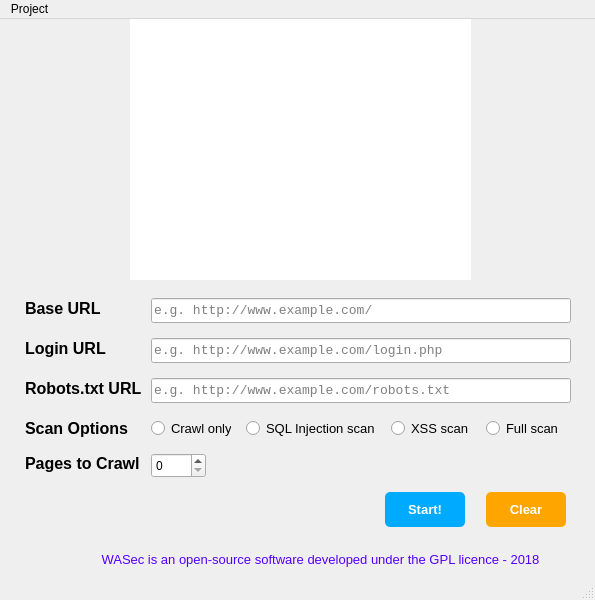
<?xml version="1.0" encoding="UTF-8"?>
<ui version="4.0">
 <class>MainWindow</class>
 <widget class="QMainWindow" name="MainWindow">
  <property name="geometry">
   <rect>
    <x>0</x>
    <y>0</y>
    <width>595</width>
    <height>600</height>
   </rect>
  </property>
  <property name="sizePolicy">
   <sizepolicy hsizetype="Fixed" vsizetype="Fixed">
    <horstretch>0</horstretch>
    <verstretch>0</verstretch>
   </sizepolicy>
  </property>
  <property name="minimumSize">
   <size>
    <width>595</width>
    <height>600</height>
   </size>
  </property>
  <property name="maximumSize">
   <size>
    <width>595</width>
    <height>600</height>
   </size>
  </property>
  <property name="windowTitle">
   <string>WASec - Misurata University</string>
  </property>
  <property name="windowIcon">
   <iconset>
    <normaloff>icon.png</normaloff>icon.png</iconset>
  </property>
  <property name="iconSize">
   <size>
    <width>60</width>
    <height>60</height>
   </size>
  </property>
  <property name="toolButtonStyle">
   <enum>Qt::ToolButtonIconOnly</enum>
  </property>
  <widget class="QWidget" name="centralwidget">
   <widget class="QGraphicsView" name="graphicsView">
    <property name="geometry">
     <rect>
      <x>130</x>
      <y>-30</y>
      <width>341</width>
      <height>291</height>
     </rect>
    </property>
    <property name="styleSheet">
     <string notr="true">background: url(:/image/logoWORDS.png);
background-repeat: no;
border: none;</string>
    </property>
    <property name="interactive">
     <bool>false</bool>
    </property>
    <property name="alignment">
     <set>Qt::AlignCenter</set>
    </property>
   </widget>
   <widget class="QWidget" name="formLayoutWidget">
    <property name="geometry">
     <rect>
      <x>-20</x>
      <y>220</y>
      <width>631</width>
      <height>297</height>
     </rect>
    </property>
    <layout class="QFormLayout" name="formLayout_3">
     <property name="formAlignment">
      <set>Qt::AlignCenter</set>
     </property>
     <property name="verticalSpacing">
      <number>15</number>
     </property>
     <item row="1" column="0">
      <widget class="QLabel" name="lblburl">
       <property name="minimumSize">
        <size>
         <width>100</width>
         <height>20</height>
        </size>
       </property>
       <property name="maximumSize">
        <size>
         <width>20</width>
         <height>20</height>
        </size>
       </property>
       <property name="font">
        <font>
         <family>Arial</family>
         <pointsize>12</pointsize>
         <weight>75</weight>
         <bold>true</bold>
        </font>
       </property>
       <property name="text">
        <string>Base URL</string>
       </property>
       <property name="textFormat">
        <enum>Qt::AutoText</enum>
       </property>
      </widget>
     </item>
     <item row="1" column="1">
      <widget class="QLineEdit" name="tbbaseURL">
       <property name="sizePolicy">
        <sizepolicy hsizetype="Fixed" vsizetype="Fixed">
         <horstretch>0</horstretch>
         <verstretch>0</verstretch>
        </sizepolicy>
       </property>
       <property name="minimumSize">
        <size>
         <width>420</width>
         <height>25</height>
        </size>
       </property>
       <property name="maximumSize">
        <size>
         <width>420</width>
         <height>25</height>
        </size>
       </property>
       <property name="font">
        <font>
         <family>Consolas</family>
         <pointsize>10</pointsize>
         <weight>50</weight>
         <bold>false</bold>
        </font>
       </property>
       <property name="mouseTracking">
        <bool>true</bool>
       </property>
       <property name="tabletTracking">
        <bool>true</bool>
       </property>
       <property name="toolTip">
        <string>Root website URL</string>
       </property>
       <property name="toolTipDuration">
        <number>1</number>
       </property>
       <property name="whatsThis">
        <string>Target website URL</string>
       </property>
       <property name="accessibleName">
        <string>tbBaseURL</string>
       </property>
       <property name="layoutDirection">
        <enum>Qt::LeftToRight</enum>
       </property>
       <property name="text">
        <string/>
       </property>
       <property name="alignment">
        <set>Qt::AlignLeading|Qt::AlignLeft|Qt::AlignVCenter</set>
       </property>
       <property name="placeholderText">
        <string>e.g. http://www.example.com/</string>
       </property>
      </widget>
     </item>
     <item row="2" column="0">
      <widget class="QLabel" name="lbllurl">
       <property name="minimumSize">
        <size>
         <width>100</width>
         <height>20</height>
        </size>
       </property>
       <property name="maximumSize">
        <size>
         <width>20</width>
         <height>20</height>
        </size>
       </property>
       <property name="font">
        <font>
         <family>Arial</family>
         <pointsize>12</pointsize>
         <weight>75</weight>
         <bold>true</bold>
        </font>
       </property>
       <property name="text">
        <string>Login URL</string>
       </property>
       <property name="textFormat">
        <enum>Qt::AutoText</enum>
       </property>
      </widget>
     </item>
     <item row="2" column="1">
      <widget class="QLineEdit" name="tbloginURL">
       <property name="sizePolicy">
        <sizepolicy hsizetype="Fixed" vsizetype="Fixed">
         <horstretch>0</horstretch>
         <verstretch>0</verstretch>
        </sizepolicy>
       </property>
       <property name="minimumSize">
        <size>
         <width>420</width>
         <height>25</height>
        </size>
       </property>
       <property name="maximumSize">
        <size>
         <width>420</width>
         <height>25</height>
        </size>
       </property>
       <property name="font">
        <font>
         <family>Consolas</family>
         <pointsize>10</pointsize>
         <weight>50</weight>
         <bold>false</bold>
        </font>
       </property>
       <property name="mouseTracking">
        <bool>true</bool>
       </property>
       <property name="tabletTracking">
        <bool>true</bool>
       </property>
       <property name="toolTip">
        <string>Root website URL</string>
       </property>
       <property name="toolTipDuration">
        <number>1</number>
       </property>
       <property name="whatsThis">
        <string>Login Page URL</string>
       </property>
       <property name="accessibleName">
        <string>tbLoginURL</string>
       </property>
       <property name="layoutDirection">
        <enum>Qt::LeftToRight</enum>
       </property>
       <property name="inputMethodHints">
        <set>Qt::ImhUrlCharactersOnly</set>
       </property>
       <property name="text">
        <string/>
       </property>
       <property name="alignment">
        <set>Qt::AlignLeading|Qt::AlignLeft|Qt::AlignVCenter</set>
       </property>
       <property name="placeholderText">
        <string>e.g. http://www.example.com/login.php</string>
       </property>
      </widget>
     </item>
     <item row="3" column="0">
      <widget class="QLabel" name="lblroburl">
       <property name="minimumSize">
        <size>
         <width>120</width>
         <height>20</height>
        </size>
       </property>
       <property name="maximumSize">
        <size>
         <width>20</width>
         <height>20</height>
        </size>
       </property>
       <property name="font">
        <font>
         <family>Arial</family>
         <pointsize>12</pointsize>
         <weight>75</weight>
         <bold>true</bold>
        </font>
       </property>
       <property name="text">
        <string>Robots.txt URL</string>
       </property>
       <property name="textFormat">
        <enum>Qt::AutoText</enum>
       </property>
      </widget>
     </item>
     <item row="3" column="1">
      <widget class="QLineEdit" name="tbrobURL">
       <property name="sizePolicy">
        <sizepolicy hsizetype="Fixed" vsizetype="Fixed">
         <horstretch>0</horstretch>
         <verstretch>0</verstretch>
        </sizepolicy>
       </property>
       <property name="minimumSize">
        <size>
         <width>420</width>
         <height>25</height>
        </size>
       </property>
       <property name="maximumSize">
        <size>
         <width>420</width>
         <height>25</height>
        </size>
       </property>
       <property name="font">
        <font>
         <family>Consolas</family>
         <pointsize>10</pointsize>
         <weight>50</weight>
         <bold>false</bold>
        </font>
       </property>
       <property name="mouseTracking">
        <bool>true</bool>
       </property>
       <property name="tabletTracking">
        <bool>true</bool>
       </property>
       <property name="toolTip">
        <string>Root website URL</string>
       </property>
       <property name="toolTipDuration">
        <number>1</number>
       </property>
       <property name="whatsThis">
        <string>Login Page URL</string>
       </property>
       <property name="accessibleName">
        <string>tbLoginURL</string>
       </property>
       <property name="layoutDirection">
        <enum>Qt::LeftToRight</enum>
       </property>
       <property name="text">
        <string/>
       </property>
       <property name="alignment">
        <set>Qt::AlignLeading|Qt::AlignLeft|Qt::AlignVCenter</set>
       </property>
       <property name="placeholderText">
        <string>e.g. http://www.example.com/robots.txt</string>
       </property>
      </widget>
     </item>
     <item row="4" column="0">
      <widget class="QLabel" name="lbloptionts">
       <property name="minimumSize">
        <size>
         <width>105</width>
         <height>20</height>
        </size>
       </property>
       <property name="maximumSize">
        <size>
         <width>105</width>
         <height>20</height>
        </size>
       </property>
       <property name="font">
        <font>
         <family>Arial</family>
         <pointsize>12</pointsize>
         <weight>75</weight>
         <bold>true</bold>
        </font>
       </property>
       <property name="text">
        <string>Scan Options</string>
       </property>
       <property name="textFormat">
        <enum>Qt::AutoText</enum>
       </property>
      </widget>
     </item>
     <item row="4" column="1">
      <layout class="QGridLayout" name="gridLayout_4">
       <property name="horizontalSpacing">
        <number>15</number>
       </property>
       <item row="1" column="4">
        <widget class="QRadioButton" name="rbfull">
         <property name="sizePolicy">
          <sizepolicy hsizetype="Fixed" vsizetype="Fixed">
           <horstretch>0</horstretch>
           <verstretch>0</verstretch>
          </sizepolicy>
         </property>
         <property name="minimumSize">
          <size>
           <width>75</width>
           <height>20</height>
          </size>
         </property>
         <property name="maximumSize">
          <size>
           <width>75</width>
           <height>20</height>
          </size>
         </property>
         <property name="font">
          <font>
           <family>Arial</family>
           <pointsize>10</pointsize>
          </font>
         </property>
         <property name="whatsThis">
          <string>Test for both SQLi and XSS</string>
         </property>
         <property name="text">
          <string>Full scan</string>
         </property>
        </widget>
       </item>
       <item row="1" column="2">
        <widget class="QRadioButton" name="rbxss">
         <property name="sizePolicy">
          <sizepolicy hsizetype="Fixed" vsizetype="Fixed">
           <horstretch>0</horstretch>
           <verstretch>0</verstretch>
          </sizepolicy>
         </property>
         <property name="minimumSize">
          <size>
           <width>80</width>
           <height>20</height>
          </size>
         </property>
         <property name="maximumSize">
          <size>
           <width>80</width>
           <height>20</height>
          </size>
         </property>
         <property name="font">
          <font>
           <family>Arial</family>
           <pointsize>10</pointsize>
          </font>
         </property>
         <property name="whatsThis">
          <string>Test for Cross-site Scripting</string>
         </property>
         <property name="text">
          <string>XSS scan</string>
         </property>
        </widget>
       </item>
       <item row="1" column="0">
        <widget class="QRadioButton" name="rbcrawl">
         <property name="sizePolicy">
          <sizepolicy hsizetype="Fixed" vsizetype="Fixed">
           <horstretch>0</horstretch>
           <verstretch>0</verstretch>
          </sizepolicy>
         </property>
         <property name="minimumSize">
          <size>
           <width>80</width>
           <height>20</height>
          </size>
         </property>
         <property name="maximumSize">
          <size>
           <width>80</width>
           <height>20</height>
          </size>
         </property>
         <property name="font">
          <font>
           <family>Arial</family>
           <pointsize>10</pointsize>
          </font>
         </property>
         <property name="whatsThis">
          <string>Get all links in website</string>
         </property>
         <property name="text">
          <string>Crawl only</string>
         </property>
        </widget>
       </item>
       <item row="1" column="1">
        <widget class="QRadioButton" name="rbsql">
         <property name="sizePolicy">
          <sizepolicy hsizetype="Fixed" vsizetype="Fixed">
           <horstretch>0</horstretch>
           <verstretch>0</verstretch>
          </sizepolicy>
         </property>
         <property name="minimumSize">
          <size>
           <width>130</width>
           <height>20</height>
          </size>
         </property>
         <property name="maximumSize">
          <size>
           <width>130</width>
           <height>20</height>
          </size>
         </property>
         <property name="font">
          <font>
           <family>Arial</family>
           <pointsize>10</pointsize>
          </font>
         </property>
         <property name="whatsThis">
          <string>Test for SQL Injection</string>
         </property>
         <property name="text">
          <string>SQL Injection scan</string>
         </property>
        </widget>
       </item>
      </layout>
     </item>
     <item row="5" column="0">
      <widget class="QLabel" name="lblcrawlmax">
       <property name="minimumSize">
        <size>
         <width>120</width>
         <height>20</height>
        </size>
       </property>
       <property name="maximumSize">
        <size>
         <width>120</width>
         <height>20</height>
        </size>
       </property>
       <property name="font">
        <font>
         <family>Arial</family>
         <pointsize>12</pointsize>
         <weight>75</weight>
         <bold>true</bold>
        </font>
       </property>
       <property name="text">
        <string>Pages to Crawl</string>
       </property>
       <property name="textFormat">
        <enum>Qt::AutoText</enum>
       </property>
      </widget>
     </item>
     <item row="5" column="1">
      <widget class="QSpinBox" name="sbmaxcrawl">
       <property name="minimumSize">
        <size>
         <width>55</width>
         <height>25</height>
        </size>
       </property>
       <property name="maximumSize">
        <size>
         <width>55</width>
         <height>25</height>
        </size>
       </property>
       <property name="whatsThis">
        <string>Number of pages to crawl</string>
       </property>
      </widget>
     </item>
    </layout>
   </widget>
   <widget class="QWidget" name="gridLayoutWidget">
    <property name="geometry">
     <rect>
      <x>370</x>
      <y>470</y>
      <width>211</width>
      <height>41</height>
     </rect>
    </property>
    <layout class="QGridLayout" name="gridLayout_8" rowstretch="0" columnstretch="0,0">
     <item row="0" column="1">
      <widget class="QPushButton" name="btnclear">
       <property name="minimumSize">
        <size>
         <width>80</width>
         <height>35</height>
        </size>
       </property>
       <property name="maximumSize">
        <size>
         <width>80</width>
         <height>35</height>
        </size>
       </property>
       <property name="font">
        <font>
         <pointsize>-1</pointsize>
         <weight>75</weight>
         <bold>true</bold>
        </font>
       </property>
       <property name="whatsThis">
        <string>Clear all fields</string>
       </property>
       <property name="styleSheet">
        <string notr="true">border-radius: 5px;
background-color:orange;
color:white;
font-weight:bold;
font-size: 13px;</string>
       </property>
       <property name="text">
        <string>Clear</string>
       </property>
      </widget>
     </item>
     <item row="0" column="0">
      <widget class="QPushButton" name="btnstart">
       <property name="minimumSize">
        <size>
         <width>80</width>
         <height>35</height>
        </size>
       </property>
       <property name="maximumSize">
        <size>
         <width>80</width>
         <height>35</height>
        </size>
       </property>
       <property name="font">
        <font>
         <pointsize>-1</pointsize>
         <weight>75</weight>
         <bold>true</bold>
        </font>
       </property>
       <property name="whatsThis">
        <string>Scan your website!</string>
       </property>
       <property name="styleSheet">
        <string notr="true">border-radius: 5px;
background-color:rgb(0, 170, 255);
color:white;
font-weight:bold;
font-size: 13px;
Cursor:pointer;</string>
       </property>
       <property name="text">
        <string>Start!</string>
       </property>
      </widget>
     </item>
    </layout>
   </widget>
   <widget class="QLabel" name="lblstate">
    <property name="geometry">
     <rect>
      <x>220</x>
      <y>440</y>
      <width>503</width>
      <height>16</height>
     </rect>
    </property>
    <property name="font">
     <font>
      <pointsize>10</pointsize>
      <weight>75</weight>
      <bold>true</bold>
     </font>
    </property>
    <property name="styleSheet">
     <string notr="true">color:red;</string>
    </property>
    <property name="text">
     <string/>
    </property>
   </widget>
   <widget class="QLabel" name="label">
    <property name="geometry">
     <rect>
      <x>100</x>
      <y>520</y>
      <width>441</width>
      <height>41</height>
     </rect>
    </property>
    <property name="text">
     <string>&lt;html&gt;&lt;head/&gt;&lt;body&gt;&lt;p align=&quot;center&quot;&gt;&lt;span style=&quot; font-size:10pt; color:#5500ff;&quot;&gt;WASec is an open-source software developed under the GPL licence - 2018&lt;/span&gt;&lt;/p&gt;&lt;/body&gt;&lt;/html&gt;</string>
    </property>
   </widget>
  </widget>
  <widget class="QMenuBar" name="menubar">
   <property name="geometry">
    <rect>
     <x>0</x>
     <y>0</y>
     <width>595</width>
     <height>21</height>
    </rect>
   </property>
   <widget class="QMenu" name="menuProject">
    <property name="title">
     <string>Project</string>
    </property>
    <addaction name="actionAbout_WASec"/>
    <addaction name="actionExit"/>
   </widget>
   <addaction name="menuProject"/>
  </widget>
  <widget class="QStatusBar" name="statusbar"/>
  <action name="actionNew">
   <property name="text">
    <string>New</string>
   </property>
  </action>
  <action name="actionClose">
   <property name="text">
    <string>Close</string>
   </property>
  </action>
  <action name="actionAbout_WASec">
   <property name="text">
    <string>About WASec</string>
   </property>
  </action>
  <action name="actionExit">
   <property name="text">
    <string>Exit</string>
   </property>
  </action>
  <action name="actionAbout">
   <property name="text">
    <string>About</string>
   </property>
  </action>
 </widget>
 <tabstops>
  <tabstop>tbbaseURL</tabstop>
  <tabstop>tbloginURL</tabstop>
  <tabstop>tbrobURL</tabstop>
  <tabstop>rbcrawl</tabstop>
  <tabstop>rbxss</tabstop>
  <tabstop>rbfull</tabstop>
  <tabstop>sbmaxcrawl</tabstop>
  <tabstop>btnstart</tabstop>
  <tabstop>btnclear</tabstop>
  <tabstop>graphicsView</tabstop>
 </tabstops>
 <resources>
  <include location="img.qrc"/>
 </resources>
 <connections>
  <connection>
   <sender>btnclear</sender>
   <signal>clicked()</signal>
   <receiver>tbbaseURL</receiver>
   <slot>clear()</slot>
   <hints>
    <hint type="sourcelabel">
     <x>576</x>
     <y>473</y>
    </hint>
    <hint type="destinationlabel">
     <x>428</x>
     <y>309</y>
    </hint>
   </hints>
  </connection>
  <connection>
   <sender>btnclear</sender>
   <signal>clicked()</signal>
   <receiver>sbmaxcrawl</receiver>
   <slot>clear()</slot>
   <hints>
    <hint type="sourcelabel">
     <x>560</x>
     <y>477</y>
    </hint>
    <hint type="destinationlabel">
     <x>176</x>
     <y>458</y>
    </hint>
   </hints>
  </connection>
 </connections>
</ui>
